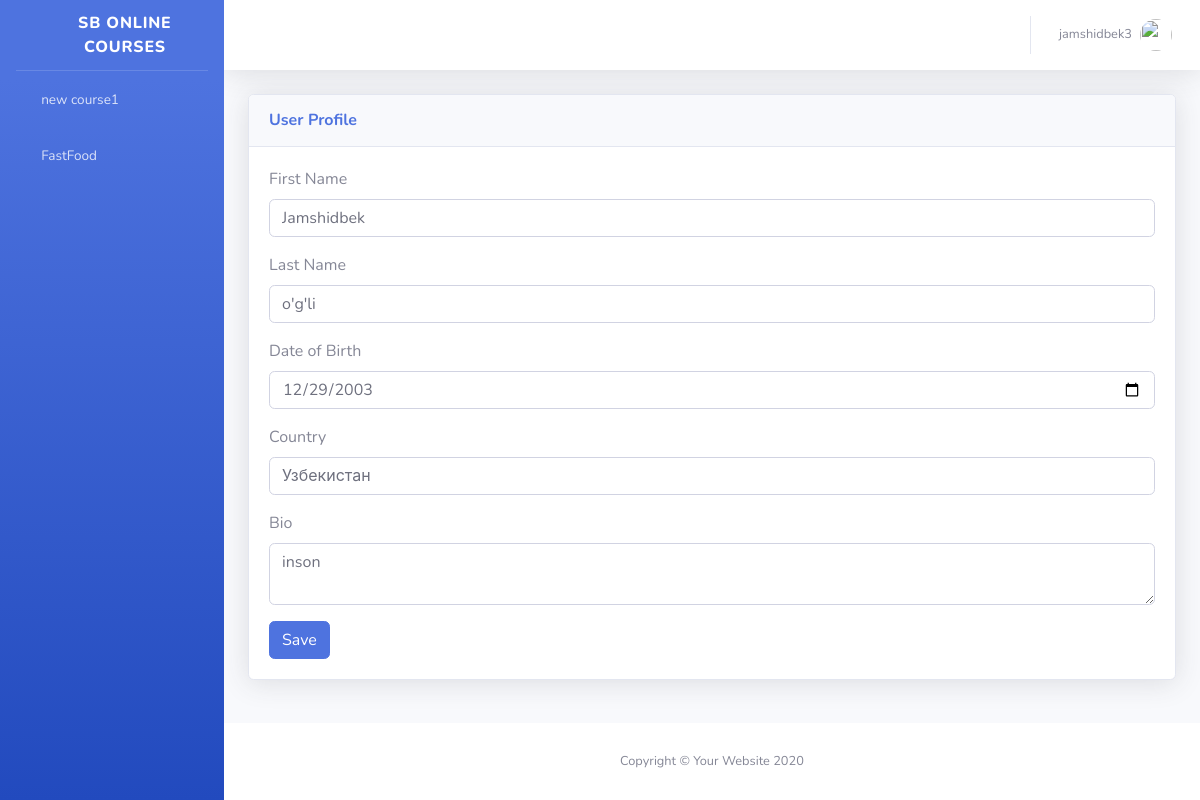
Page /account/profile/ (signed in) on the earlier database version.
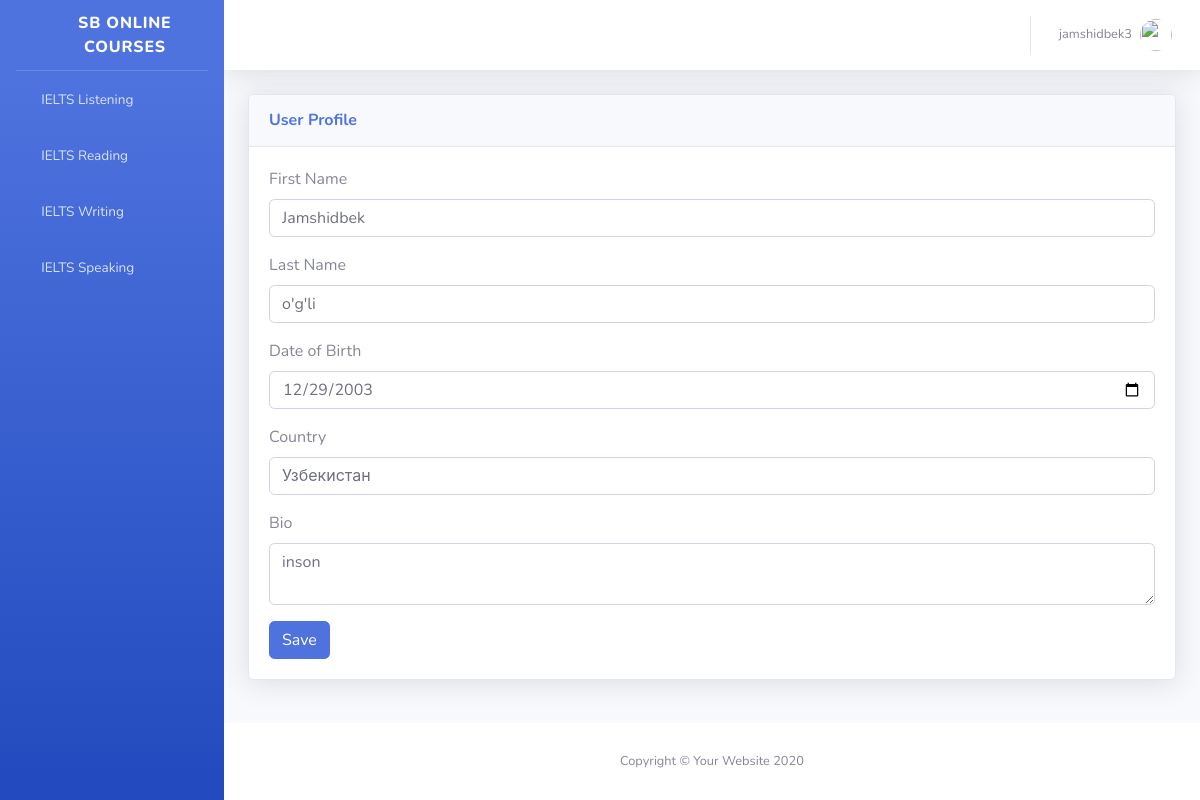
Same page on the later database version.
### courses/models.py (models this page shows, shortened)
class Course(models.Model):
    course_id = models.AutoField(primary_key=True)
    created_by = models.ForeignKey('auth.User', on_delete=models.CASCADE)
    name = models.CharField(max_length=200)
    level = models.PositiveIntegerField()
    description = models.TextField(null=True, blank=True)
    score = models.PositiveIntegerField()
    class Meta:
        ordering = ['course_id']

### accounts/views.py (the view)
# urls.py: path('profile/', view_profile, name='view_profile'),
@login_required
def view_profile(request):
    user = request.user
    if user.is_staff:
        profile = get_object_or_404(StaffProfile, user=user)
        form_class = StaffProfileForm
        template_name = 'accounts/staff_profile.html'
    else:
        profile = get_object_or_404(UserProfile, user=user)
        form_class = UserProfileForm
        template_name = 'accounts/user_profile.html'
    if request.method == 'POST':
        form = form_class(request.POST, instance=profile)
        if form.is_valid():
            form.save()
            return redirect('view_profile')
    else:
        form = form_class(instance=profile)
    return render(request, template_name, {'form': form})

### accounts/forms.py
class UserProfileForm(forms.ModelForm):
    class Meta:
        model = UserProfile
        fields = ['first_name', 'last_name', 'date_of_birth', 'country', 'bio', 'total_score']

### courses/models.py (called while the page is built)
    def __str__(self):
        return self.lesson_title

### pages/context_processors.py (called while the page is built)
def base_context(request):
    context = {
        'courses': Course.objects.all(),
    }
    return context

### pages/templatetags/staff_tags.py (called while the page is built)
@register.filter
def has_group(user, group_name):
    if user.is_authenticated:
        print(user.role)
        return user.groups.filter(name=group_name).exists()
    return False

### templates/accounts/user_profile.html (shortened to what this page needs)
{% extends 'guest/base.html' %}
{% block content %}
<div class="card shadow mb-4">
    <div class="card-header py-3">
        <h6 class="m-0 font-weight-bold text-primary">User Profile</h6>
    </div>
    <div class="card-body">
        <form method="post">
            <div class="mb-3">
                <label for="first_name" class="form-label">First Name</label>
                <input type="text" class="form-control" id="first_name" name="first_name" value="{{ form.first_name.value }}">
            </div>
            <div class="mb-3">
                <label for="last_name" class="form-label">Last Name</label>
                <input type="text" class="form-control" id="last_name" name="last_name" value="{{ form.last_name.value }}">
            </div>
            <div class="mb-3">
                <label for="date_of_birth" class="form-label">Date of Birth</label>
                <input type="date" class="form-control" id="date_of_birth" name="date_of_birth" value="{{ form.date_of_birth.value|date:'Y-m-d' }}">
            </div>
            <div class="mb-3">
                <label for="country" class="form-label">Country</label>
                <input type="text" class="form-control" id="country" name="country" value="{{ form.country.value }}">
            </div>
            <div class="mb-3">
                <label for="bio" class="form-label">Bio</label>
                <textarea class="form-control" id="bio" name="bio">{{ form.bio.value }}</textarea>
            </div>
            <button type="submit" class="btn btn-primary">Save</button>
        </form>
    </div>
</div>
{% endblock %}

### templates/guest/base.html (shortened to what the changed rows need)
<!DOCTYPE html>
<html lang="en">
{% load static %}
{% load staff_tags %}
<head>
    <link href="{% static 'vendor/fontawesome-free/css/all.min.css' %}" rel="stylesheet" type="text/css">
    <link href="{% static 'css/sb-admin-2.min.css' %}" rel="stylesheet">
</head>
<body id="page-top">
    <div id="wrapper">
        <ul class="navbar-nav bg-gradient-primary sidebar sidebar-dark accordion" id="accordionSidebar">
            {% if user.is_authenticated and user.is_staff %}
                <li class="nav-item">
                    <a class="nav-link collapsed" href="{% url 'course_list' %}" data-toggle="collapse" data-target="#collapseUtilities"
                        aria-expanded="true" aria-controls="collapseUtilities">
                        <i class="fas fa-fw fa-chalkboard-teacher"></i>
                        <span>Courses</span>
                    </a>
                    <div id="collapseUtilities" class="collapse" aria-labelledby="headingUtilities"
                        data-parent="#accordionSidebar">
                        <div class="bg-white py-2 collapse-inner rounded">
                            <h6 class="collapse-header">deeds:</h6>
                            <a class="collapse-item" href="{% url 'course_list' %}">List</a>
                            <a class="collapse-item" href="{% url 'course_create' %}">Add</a>
                        </div>
                        <div class="bg-white py-2 collapse-inner rounded">
                            <h6 class="collapse-header">Courses</h6>
                            {% for course in courses %}
                                <a class="collapse-item" href="{% url 'lesson_list' course.pk %}">{{ course.name }}</a>
                            {% endfor %}
                        </div>
                    </div>
                </li>
            {% else %}
                {% for course in courses %}
                <li class="nav-item">
                    <a class="nav-link collapsed" href="{% url 'course_list' %}" data-toggle="collapse" data-target="#collapseUtilities{{ course.pk }}"
                        aria-expanded="true" aria-controls="collapseUtilities{{ course.pk }}">
                        <i class="fas fa-fw fa-chalkboard-teacher"></i>
                        <span>{{ course.name }}</span>
                    </a>
                </li>
            {% endfor %}
        {% endif %}
        </ul>
    </div>
</body>
</html>

Differences in the rows shown:
removed Course: name "new course1"
removed Course: name "FastFood"
added Course: name "IELTS Listening"
added Course: name "IELTS Reading"
added Course: name "IELTS Writing"
added Course: name "IELTS Speaking"
